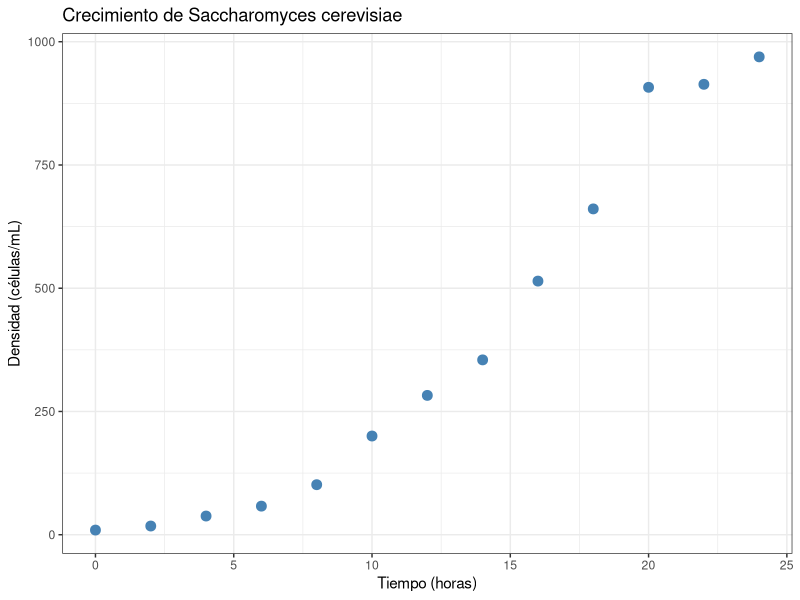
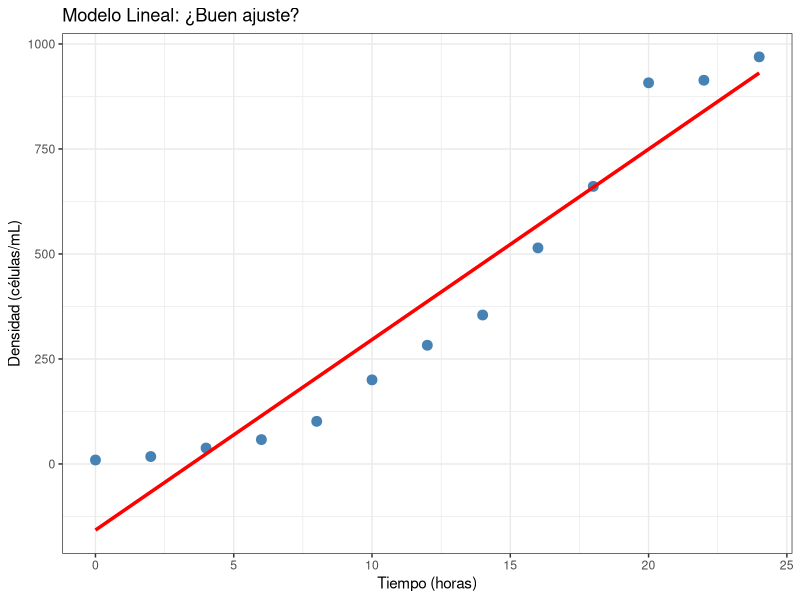
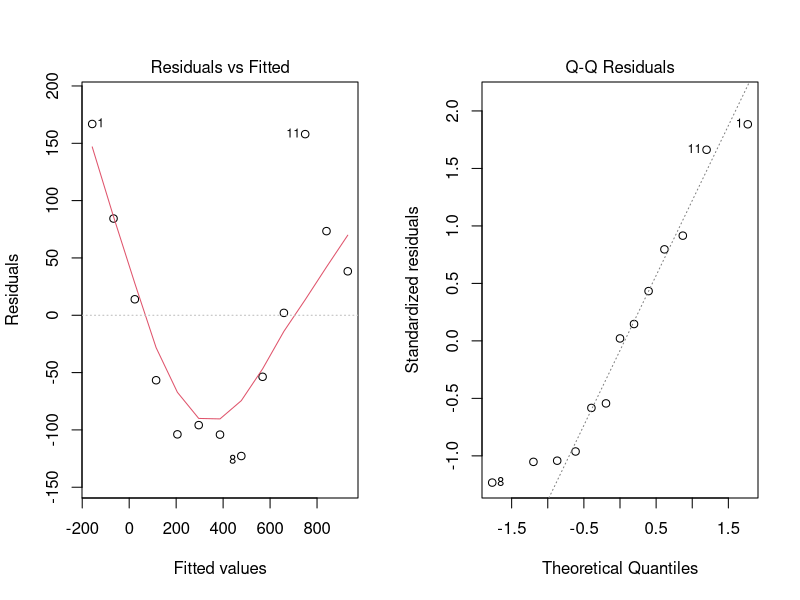
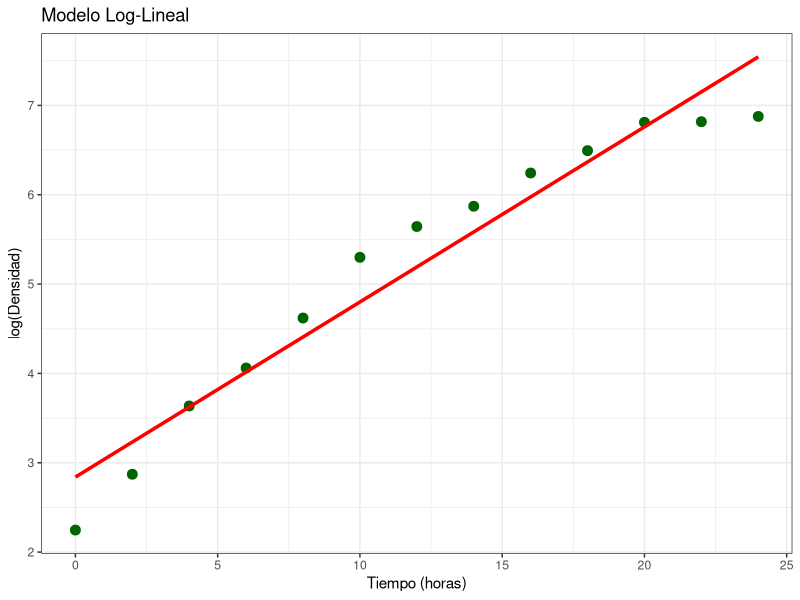
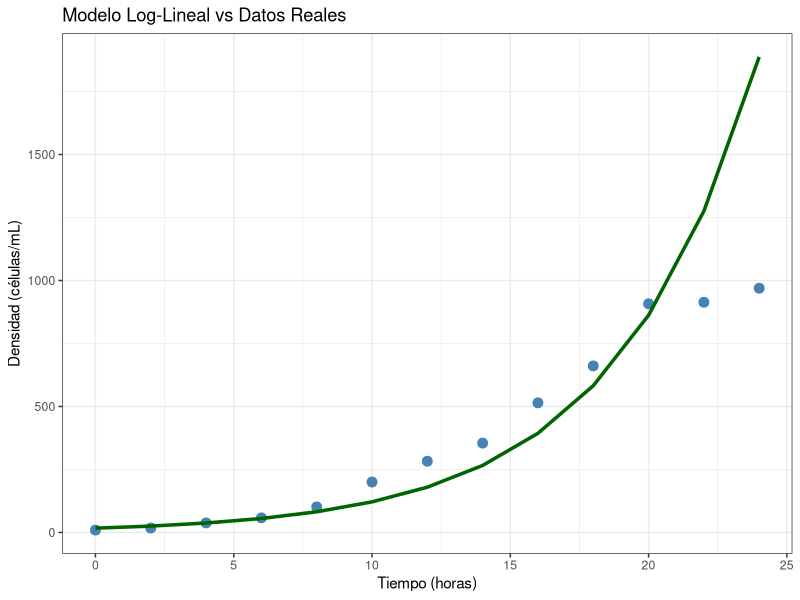
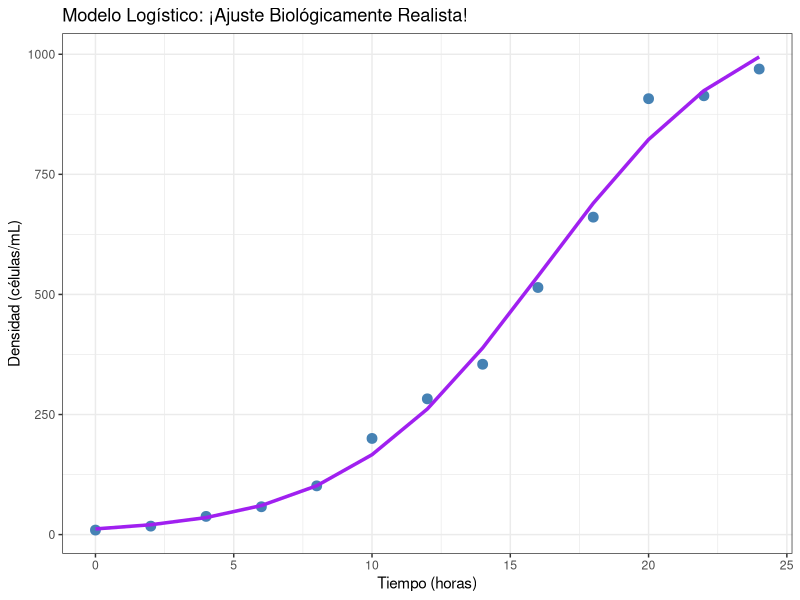
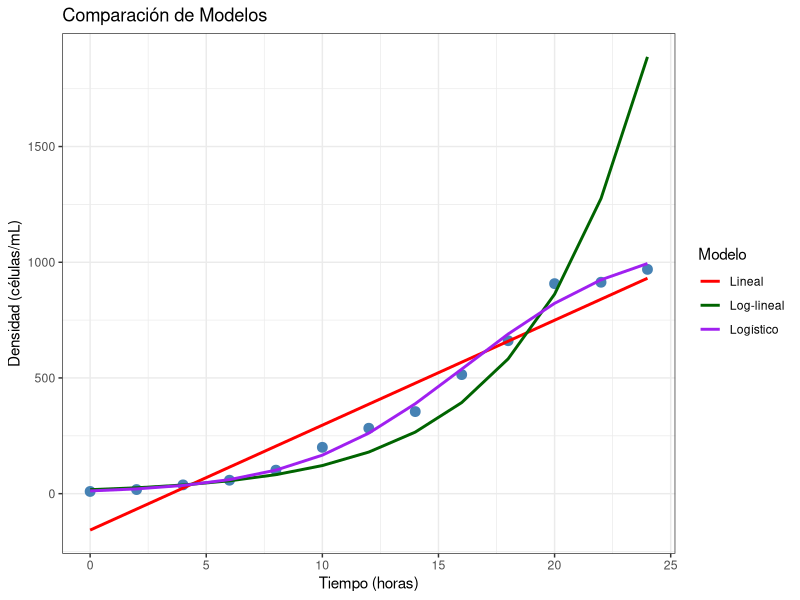
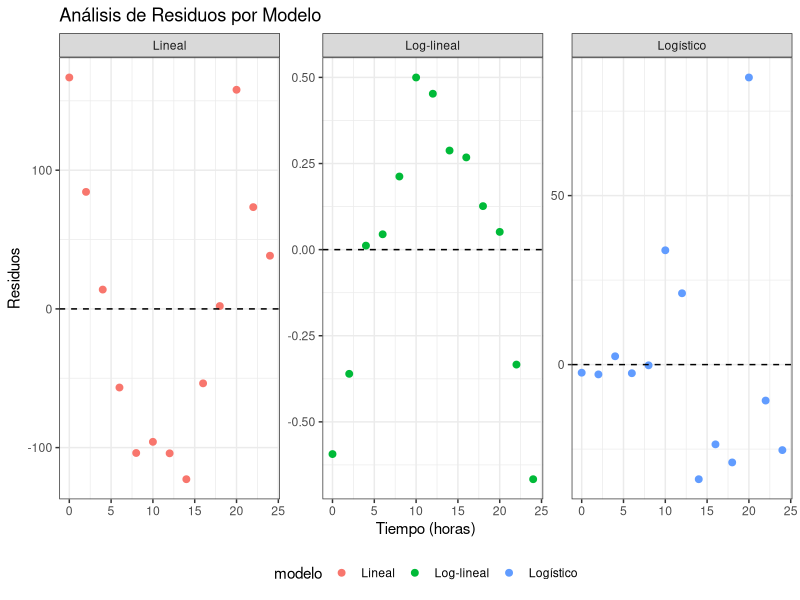

These charts were generated, in order, by the following R code:
## ---- chunk 1
#| echo: false
# Crear datos de crecimiento de levaduras
set.seed(123)
tiempo <- seq(0, 24, by = 2)  # horas
# Crecimiento logístico con ruido
K <- 1000  # capacidad de carga
r <- 0.3   # tasa de crecimiento
N0 <- 10   # población inicial

densidad_real <- K / (1 + ((K - N0) / N0) * exp(-r * tiempo))
# Añadir ruido realista
densidad <- densidad_real * exp(rnorm(length(tiempo), 0, 0.1))

# Crear data frame
levaduras <- data.frame(tiempo = tiempo, densidad = densidad)
levaduras
## ---- chunk 2
#| eval: true
#| echo: true
library(ggplot2)

# Configurar tema global para todos los gráficos
theme_set(theme_bw())

p1 <- ggplot(levaduras, aes(x = tiempo, y = densidad)) +
  geom_point(size = 3, color = "steelblue") +
  labs(x = "Tiempo (horas)", 
       y = "Densidad (células/mL)",
       title = "Crecimiento de Saccharomyces cerevisiae")
## ---- chunk 3
#| eval: true
#| echo: true
#| fig-height: 6
#| fig-width: 6
# Mostrar el gráfico
p1
## ---- chunk 4
#| echo: true
# Ajustar modelo lineal
modelo_lineal <- lm(densidad ~ tiempo, data = levaduras)
summary(modelo_lineal)
## ---- chunk 5
#| eval: true
#| echo: true
p2 <- ggplot(levaduras, aes(x = tiempo, y = densidad)) +
  geom_point(size = 3, color = "steelblue") +
  geom_smooth(method = "lm", se = FALSE, color = "red", size = 1.2) +
  labs(x = "Tiempo (horas)", 
       y = "Densidad (células/mL)",
       title = "Modelo Lineal: ¿Buen ajuste?")
## ---- chunk 6
#| eval: true
#| echo: true
#| fig-height: 6
#| fig-width: 6
p2
## ---- chunk 7
#| echo: true
#| fig-height: 5
#| fig-width: 8
# Gráficos de diagnóstico
par(mfrow = c(1, 2))
plot(modelo_lineal, which = 1:2)
## ---- chunk 8
predicciones <- predict(modelo_lineal)
tiempo_negativo <- levaduras$tiempo[predicciones < 0]
cat(
  "Tiempos con predicciones negativas:", 
  tiempo_negativo
)
## ---- chunk 9
#| echo: true
# Crear variable transformada
levaduras$log_densidad <- log(levaduras$densidad)

# Ajustar modelo log-lineal
modelo_log <- lm(log_densidad ~ tiempo, data = levaduras)
summary(modelo_log)
## ---- chunk 10
#| eval: true
#| echo: true
p3 <- ggplot(levaduras, aes(x = tiempo, y = log_densidad)) +
  geom_point(size = 3, color = "darkgreen") +
  geom_smooth(method = "lm", se = FALSE, color = "red", size = 1.2) +
  labs(x = "Tiempo (horas)", 
       y = "log(Densidad)",
       title = "Modelo Log-Lineal")
## ---- chunk 11
#| eval: true
#| echo: true
#| fig-height: 6
#| fig-width: 6
p3
## ---- chunk 12
#| eval: true
#| echo: true
# Predicciones del modelo log-lineal
levaduras$pred_log <- exp(predict(modelo_log))

p4 <- ggplot(levaduras, aes(x = tiempo, y = densidad)) +
  geom_point(size = 3, color = "steelblue") +
  geom_line(aes(y = pred_log), color = "darkgreen", size = 1.2) +
  labs(x = "Tiempo (horas)", 
       y = "Densidad (células/mL)",
       title = "Modelo Log-Lineal vs Datos Reales")
## ---- chunk 13
#| eval: true
#| echo: true
#| fig-height: 6
#| fig-width: 6
p4
## ---- chunk 14
#| echo: true
# Ajustar modelo logístico usando nls()
# Non-linear least squares 
modelo_logistico <- nls(
  densidad ~ K / (1 + ((K - N0) / N0) * exp(-r * tiempo)),
  data = levaduras,
  start = list(K = 800, r = 0.2, N0 = 15)  # valores iniciales
)

summary(modelo_logistico)
## ---- chunk 15
#| eval: true
#| echo: true
levaduras$pred_logistico <- predict(modelo_logistico)

p5 <- ggplot(levaduras, aes(x = tiempo, y = densidad)) +
  geom_point(size = 3, color = "steelblue") +
  geom_line(aes(y = pred_logistico), color = "purple", size = 1.2) +
  labs(x = "Tiempo (horas)", 
       y = "Densidad (células/mL)",
       title = "Modelo Logístico: ¡Ajuste Biológicamente Realista!")
## ---- chunk 16
#| eval: true
#| echo: true
#| fig-height: 6
#| fig-width: 6
p5
## ---- chunk 17
#| eval: true
#| echo: true
# Preparar datos para comparación
levaduras$pred_lineal <- predict(modelo_lineal)
levaduras$pred_logistico <- predict(modelo_logistico)

p6 <- ggplot(levaduras, aes(x = tiempo, y = densidad)) +
  geom_point(size = 3, color = "steelblue") +
  geom_line(aes(y = pred_lineal, color = "Lineal"), 
            size = 1) +
  geom_line(aes(y = pred_log, color = "Log-lineal"), 
            size = 1) +
  geom_line(aes(y = pred_logistico, color = "Logístico"), 
            size = 1) +
  scale_color_manual(values = c("Lineal" = "red", 
                               "Log-lineal" = "darkgreen", 
                               "Logístico" = "purple")) +
  labs(x = "Tiempo (horas)", 
       y = "Densidad (células/mL)",
       title = "Comparación de Modelos",
       color = "Modelo")
## ---- chunk 18
#| eval: true
#| echo: true
#| fig-height: 6
#| fig-width: 7
p6
## ---- chunk 19
#| echo: true
# Calcular R² para cada modelo
r2_lineal <- summary(modelo_lineal)$r.squared
r2_log <- summary(modelo_log)$r.squared

# Para modelo logístico, tenemos que calcular R2 manualmente
# ss_total = suma total de cuadrados (variación total en los datos)
ss_total <- sum((levaduras$densidad - mean(levaduras$densidad))^2)
# ss_residual = suma de cuadrados de residuos (variación no explicada)
ss_residual <- sum(residuals(modelo_logistico)^2)
# R2 = 1 - (variación no explicada / variación total)
r2_logistico <- 1 - (ss_residual / ss_total)

data.frame(
  Modelo = c("Lineal", "Log-lineal", "Logístico"),
  R_cuadrado = round(c(r2_lineal, r2_log, r2_logistico), 3)
)
## ---- chunk 20
#| eval: true
#| echo: true
# Crear data frame con residuos
residuos_df <- data.frame(
  tiempo = rep(levaduras$tiempo, 3),
  residuos = c(residuals(modelo_lineal), 
               residuals(modelo_log), 
               residuals(modelo_logistico)),
  modelo = rep(c("Lineal", "Log-lineal", "Logístico"), 
               each = nrow(levaduras))
)

p7 <- ggplot(residuos_df) +
  aes(x = tiempo, y = residuos, color = modelo) +
  geom_point(size = 2) +
  geom_hline(yintercept = 0, linetype = "dashed") +
  facet_wrap(~modelo, scales = "free_y") +
  labs(
    x = "Tiempo (horas)", 
    y = "Residuos",
    title = "Análisis de Residuos por Modelo") +
  theme(legend.position = "bottom")
## ---- chunk 21
#| eval: true
#| echo: true
#| fig-height: 6
#| fig-width: 8
p7
## ---- chunk 22
#| echo: false
#| fig-width: 10
#| fig-height: 6
p7
## ---- chunk 23
#| echo: true
# Residuos en escala original para todos los modelos
residuos_originales <- data.frame(
  tiempo = levaduras$tiempo,
  lineal = levaduras$densidad - predict(modelo_lineal),
  log_lineal = levaduras$densidad - exp(predict(modelo_log)),  # ¡Transformar de vuelta!
  logistico = levaduras$densidad - predict(modelo_logistico)
)

# Calcular suma de cuadrados de residuos en escala original
rss_original <- sapply(residuos_originales[,-1], function(x) sum(x^2))
print(round(rss_original, 2))
## ---- chunk 24
#| echo: true
#| fig-height: 7
# Crear data frame para visualización
residuos_originales_plot <- data.frame(
  tiempo = rep(levaduras$tiempo, 3),
  residuos = c(residuos_originales$lineal, 
               residuos_originales$log_lineal, 
               residuos_originales$logistico),
  modelo = rep(c("Lineal", "Log-lineal", "Logístico"), 
               each = nrow(levaduras))
)

p8 <- ggplot(residuos_originales_plot) +
  aes(x = tiempo, y = residuos, color = modelo) +
  geom_point(size = 2) +
  geom_hline(yintercept = 0, linetype = "dashed") +
  facet_wrap(~modelo) +
  labs(x = "Tiempo (horas)", 
       y = "Residuos (escala original)",
       title = "Residuos en Escala Original - Comparación Justa"
    ) +
  theme(legend.position = "bottom")
## ---- chunk 25
p8
## ---- chunk 26
#| echo: false
#| fig-width: 10
#| fig-height: 6
p8
## ---- chunk 27
#| echo: true
# Extraer parámetros estimados
params <- coef(modelo_logistico)
print(params)
## ---- chunk 28
#| echo: true
# Calcular intervalos de confianza
conf_int <- confint(modelo_logistico)
print(conf_int)
## ---- chunk 29
#| echo: true
# Calcular tiempo de duplicación
r_estimado <- params["r"]
tiempo_duplicacion <- log(2) / r_estimado

cat(
  "Tiempo de duplicación:", 
  round(tiempo_duplicacion, 2), "horas\n"
)
## ---- chunk 30
# Tiempo para alcanzar 50% de la capacidad de carga
K_estimado <- params["K"]
N0_estimado <- params["N0"]
# Calcular la constanta logistica
A <- log((K_estimado - N0_estimado) / N0_estimado)
t_50_K <- A / r_estimado

cat(
  "Tiempo para alcanzar 50% de K:", 
  round(t_50_K, 2), "horas\n"
)
